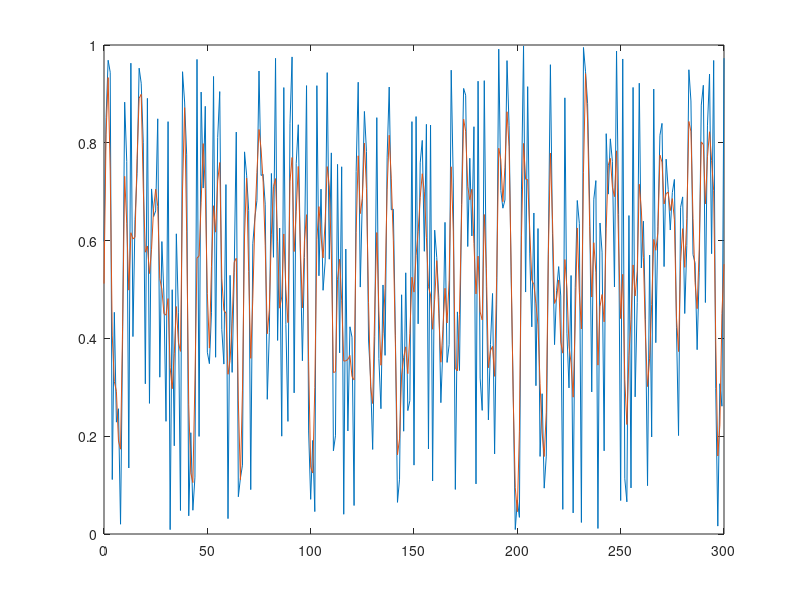

Reproduce this figure in MATLAB.
x=(0:300);
y=rand(1,301);
z=[];
for i = 1:301
    if i==1
       z(i)=0.5*y(i)+0.25*y(i+1);
    elseif i==301
         z(i)=0.25*y(i-1)+0.5*y(i);
    else
        z(i)=0.25*y(i-1)+0.5*y(i)+0.25*y(i+1);
    end
    
        
end
plot(x,y);
hold on;
plot(x,z)